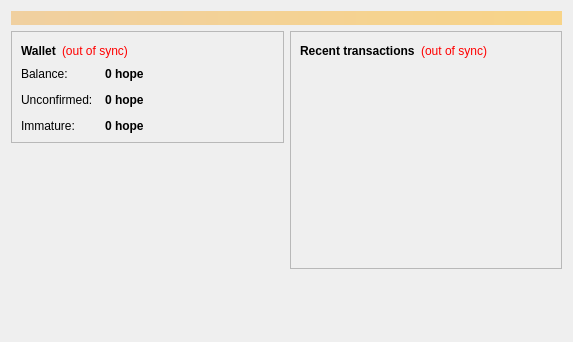
<?xml version="1.0" encoding="UTF-8"?>
<ui version="4.0">
 <class>OverviewPage</class>
 <widget class="QWidget" name="OverviewPage">
  <property name="geometry">
   <rect>
    <x>0</x>
    <y>0</y>
    <width>573</width>
    <height>342</height>
   </rect>
  </property>
  <property name="windowTitle">
   <string>Form</string>
  </property>
  <layout class="QVBoxLayout" name="topLayout">
   <item>
    <widget class="QLabel" name="labelAlerts">
     <property name="visible">
      <bool>false</bool>
     </property>
     <property name="styleSheet">
      <string notr="true">background-color: qlineargradient(x1: 0, y1: 0, x2: 1, y2: 0, stop:0 #F0D0A0, stop:1 #F8D488); color:#000000;</string>
     </property>
     <property name="wordWrap">
      <bool>true</bool>
     </property>
     <property name="margin">
      <number>3</number>
     </property>
    </widget>
   </item>
   <item>
    <layout class="QHBoxLayout" name="horizontalLayout" stretch="1,1">
     <item>
      <layout class="QVBoxLayout" name="verticalLayout_2">
       <item>
        <widget class="QFrame" name="frame">
         <property name="frameShape">
          <enum>QFrame::StyledPanel</enum>
         </property>
         <property name="frameShadow">
          <enum>QFrame::Raised</enum>
         </property>
         <layout class="QVBoxLayout" name="verticalLayout_4">
          <item>
           <layout class="QHBoxLayout" name="horizontalLayout_4">
            <item>
             <widget class="QLabel" name="label_5">
              <property name="font">
               <font>
                <weight>75</weight>
                <bold>true</bold>
               </font>
              </property>
              <property name="text">
               <string>Wallet</string>
              </property>
             </widget>
            </item>
            <item>
             <widget class="QLabel" name="labelWalletStatus">
              <property name="toolTip">
               <string>The displayed information may be out of date. Your wallet automatically synchronizes with the HopeCoin network after a connection is established, but this process has not completed yet.</string>
              </property>
              <property name="styleSheet">
               <string notr="true">QLabel { color: red; }</string>
              </property>
              <property name="text">
               <string notr="true">(out of sync)</string>
              </property>
              <property name="alignment">
               <set>Qt::AlignLeading|Qt::AlignLeft|Qt::AlignVCenter</set>
              </property>
             </widget>
            </item>
            <item>
             <spacer name="horizontalSpacer_2">
              <property name="orientation">
               <enum>Qt::Horizontal</enum>
              </property>
              <property name="sizeHint" stdset="0">
               <size>
                <width>40</width>
                <height>20</height>
               </size>
              </property>
             </spacer>
            </item>
           </layout>
          </item>
          <item>
           <layout class="QFormLayout" name="formLayout_2">
            <property name="fieldGrowthPolicy">
             <enum>QFormLayout::AllNonFixedFieldsGrow</enum>
            </property>
            <property name="horizontalSpacing">
             <number>12</number>
            </property>
            <property name="verticalSpacing">
             <number>12</number>
            </property>
            <item row="0" column="0">
             <widget class="QLabel" name="label">
              <property name="text">
               <string>Balance:</string>
              </property>
             </widget>
            </item>
            <item row="0" column="1">
             <widget class="QLabel" name="labelBalance">
              <property name="font">
               <font>
                <weight>75</weight>
                <bold>true</bold>
               </font>
              </property>
              <property name="cursor">
               <cursorShape>IBeamCursor</cursorShape>
              </property>
              <property name="toolTip">
               <string>Your current balance</string>
              </property>
              <property name="text">
               <string notr="true">0 hope</string>
              </property>
              <property name="textInteractionFlags">
               <set>Qt::LinksAccessibleByMouse|Qt::TextSelectableByKeyboard|Qt::TextSelectableByMouse</set>
              </property>
             </widget>
            </item>
            <item row="1" column="0">
             <widget class="QLabel" name="label_3">
              <property name="text">
               <string>Unconfirmed:</string>
              </property>
             </widget>
            </item>
            <item row="1" column="1">
             <widget class="QLabel" name="labelUnconfirmed">
              <property name="font">
               <font>
                <weight>75</weight>
                <bold>true</bold>
               </font>
              </property>
              <property name="cursor">
               <cursorShape>IBeamCursor</cursorShape>
              </property>
              <property name="toolTip">
               <string>Total of transactions that have yet to be confirmed, and do not yet count toward the current balance</string>
              </property>
              <property name="text">
               <string notr="true">0 hope</string>
              </property>
              <property name="textInteractionFlags">
               <set>Qt::LinksAccessibleByMouse|Qt::TextSelectableByKeyboard|Qt::TextSelectableByMouse</set>
              </property>
             </widget>
            </item>
            <item row="2" column="0">
             <widget class="QLabel" name="labelImmatureText">
              <property name="text">
               <string>Immature:</string>
              </property>
             </widget>
            </item>
            <item row="2" column="1">
             <widget class="QLabel" name="labelImmature">
              <property name="font">
               <font>
                <weight>75</weight>
                <bold>true</bold>
               </font>
              </property>
              <property name="toolTip">
               <string>Mined balance that has not yet matured</string>
              </property>
              <property name="text">
               <string notr="true">0 hope</string>
              </property>
              <property name="textInteractionFlags">
               <set>Qt::LinksAccessibleByMouse|Qt::TextSelectableByKeyboard|Qt::TextSelectableByMouse</set>
              </property>
             </widget>
            </item>
           </layout>
          </item>
         </layout>
        </widget>
       </item>
       <item>
        <spacer name="verticalSpacer">
         <property name="orientation">
          <enum>Qt::Vertical</enum>
         </property>
         <property name="sizeHint" stdset="0">
          <size>
           <width>20</width>
           <height>40</height>
          </size>
         </property>
        </spacer>
       </item>
      </layout>
     </item>
     <item>
      <layout class="QVBoxLayout" name="verticalLayout_3">
       <item>
        <widget class="QFrame" name="frame_2">
         <property name="frameShape">
          <enum>QFrame::StyledPanel</enum>
         </property>
         <property name="frameShadow">
          <enum>QFrame::Raised</enum>
         </property>
         <layout class="QVBoxLayout" name="verticalLayout">
          <item>
           <layout class="QHBoxLayout" name="horizontalLayout_2">
            <item>
             <widget class="QLabel" name="label_4">
              <property name="text">
               <string>&lt;b&gt;Recent transactions&lt;/b&gt;</string>
              </property>
             </widget>
            </item>
            <item>
             <widget class="QLabel" name="labelTransactionsStatus">
              <property name="toolTip">
               <string>The displayed information may be out of date. Your wallet automatically synchronizes with the HopeCoin network after a connection is established, but this process has not completed yet.</string>
              </property>
              <property name="styleSheet">
               <string notr="true">QLabel { color: red; }</string>
              </property>
              <property name="text">
               <string notr="true">(out of sync)</string>
              </property>
              <property name="alignment">
               <set>Qt::AlignRight|Qt::AlignTrailing|Qt::AlignVCenter</set>
              </property>
             </widget>
            </item>
            <item>
             <spacer name="horizontalSpacer">
              <property name="orientation">
               <enum>Qt::Horizontal</enum>
              </property>
              <property name="sizeHint" stdset="0">
               <size>
                <width>40</width>
                <height>20</height>
               </size>
              </property>
             </spacer>
            </item>
           </layout>
          </item>
          <item>
           <widget class="QListView" name="listTransactions">
            <property name="styleSheet">
             <string notr="true">QListView { background: transparent; }</string>
            </property>
            <property name="frameShape">
             <enum>QFrame::NoFrame</enum>
            </property>
            <property name="verticalScrollBarPolicy">
             <enum>Qt::ScrollBarAlwaysOff</enum>
            </property>
            <property name="horizontalScrollBarPolicy">
             <enum>Qt::ScrollBarAlwaysOff</enum>
            </property>
            <property name="selectionMode">
             <enum>QAbstractItemView::NoSelection</enum>
            </property>
           </widget>
          </item>
         </layout>
        </widget>
       </item>
       <item>
        <spacer name="verticalSpacer_2">
         <property name="orientation">
          <enum>Qt::Vertical</enum>
         </property>
         <property name="sizeHint" stdset="0">
          <size>
           <width>20</width>
           <height>40</height>
          </size>
         </property>
        </spacer>
       </item>
      </layout>
     </item>
    </layout>
   </item>
  </layout>
 </widget>
 <resources/>
 <connections/>
</ui>
